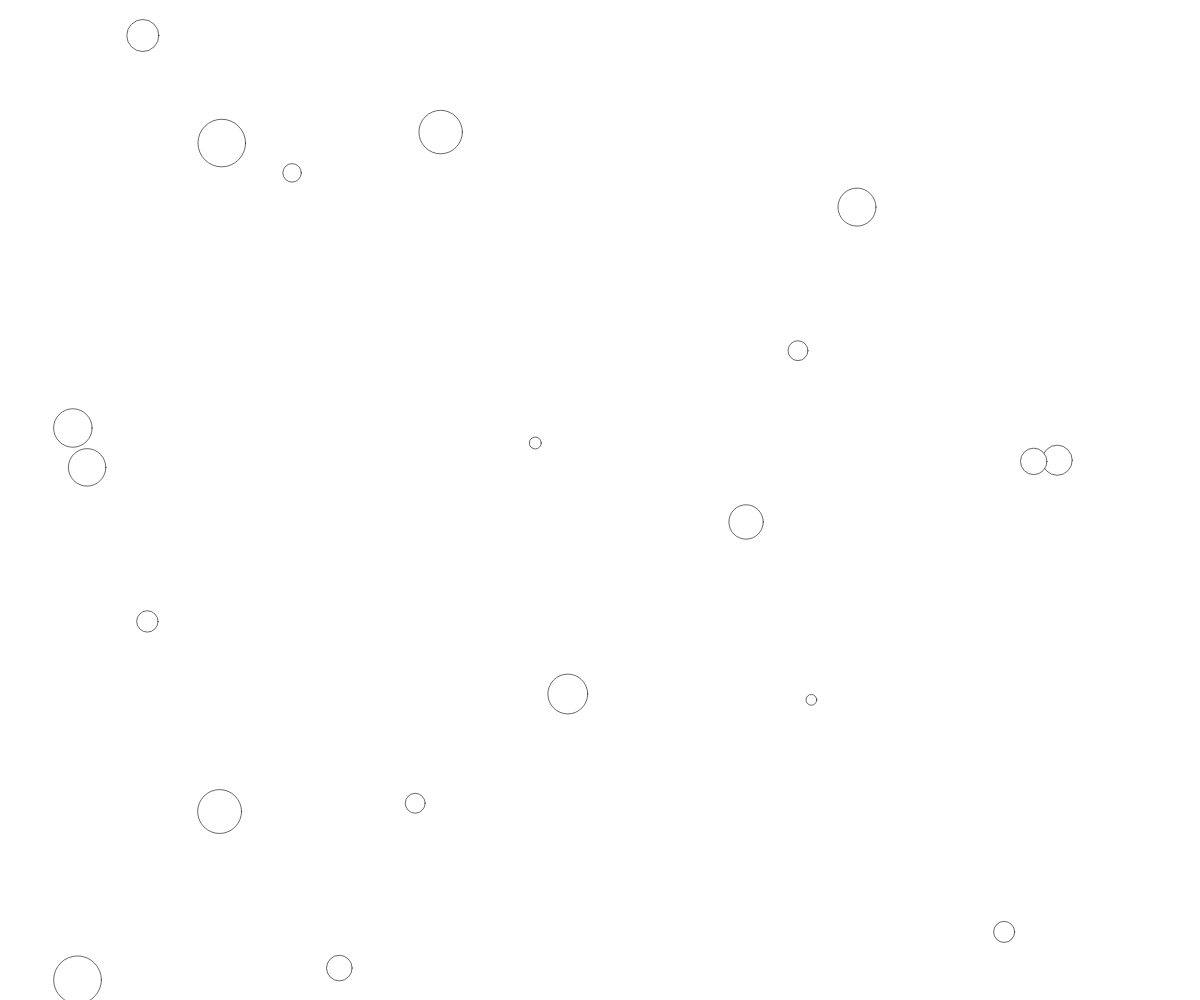
Frame 1 (no input)
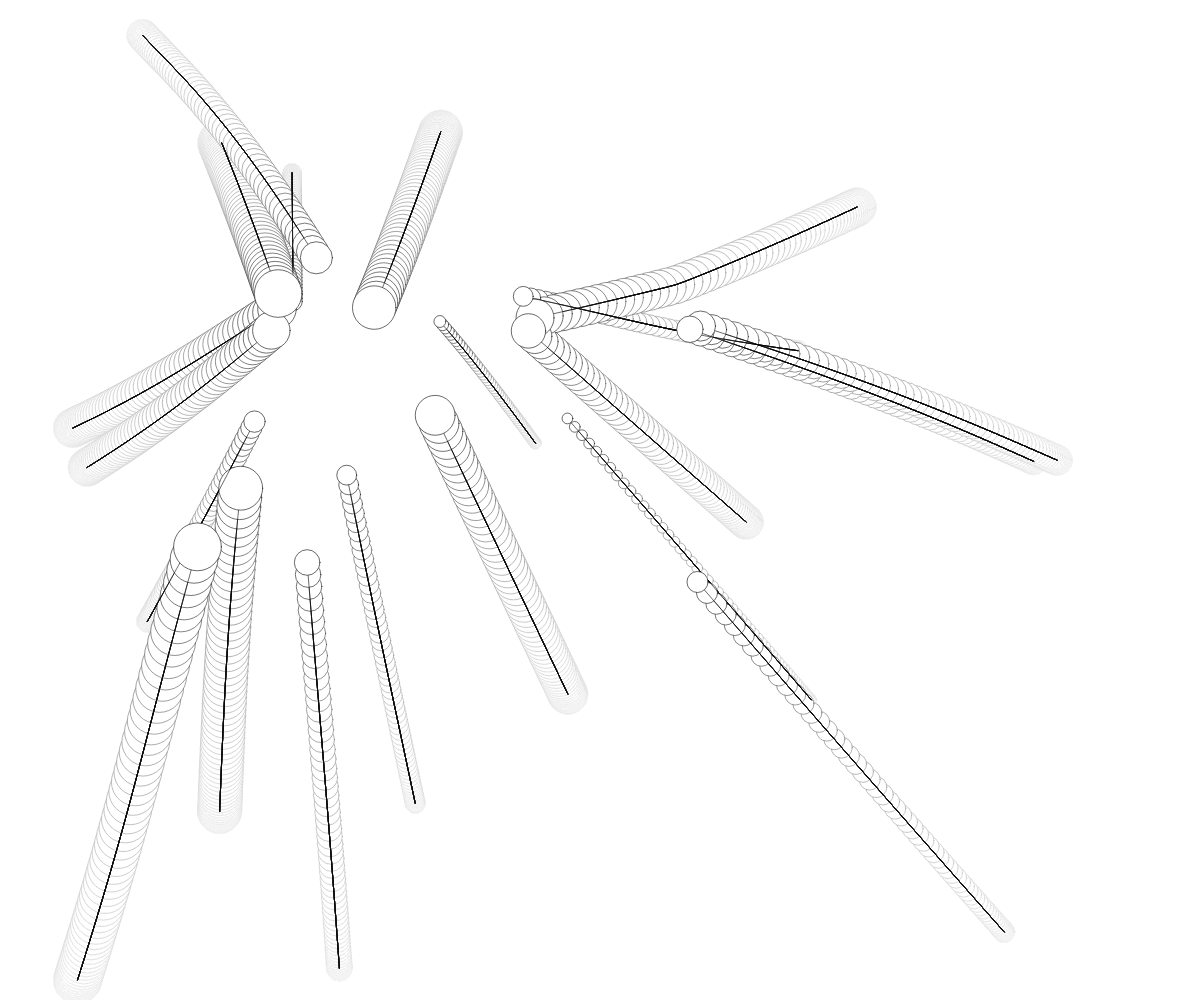
Frame 60 (no input)
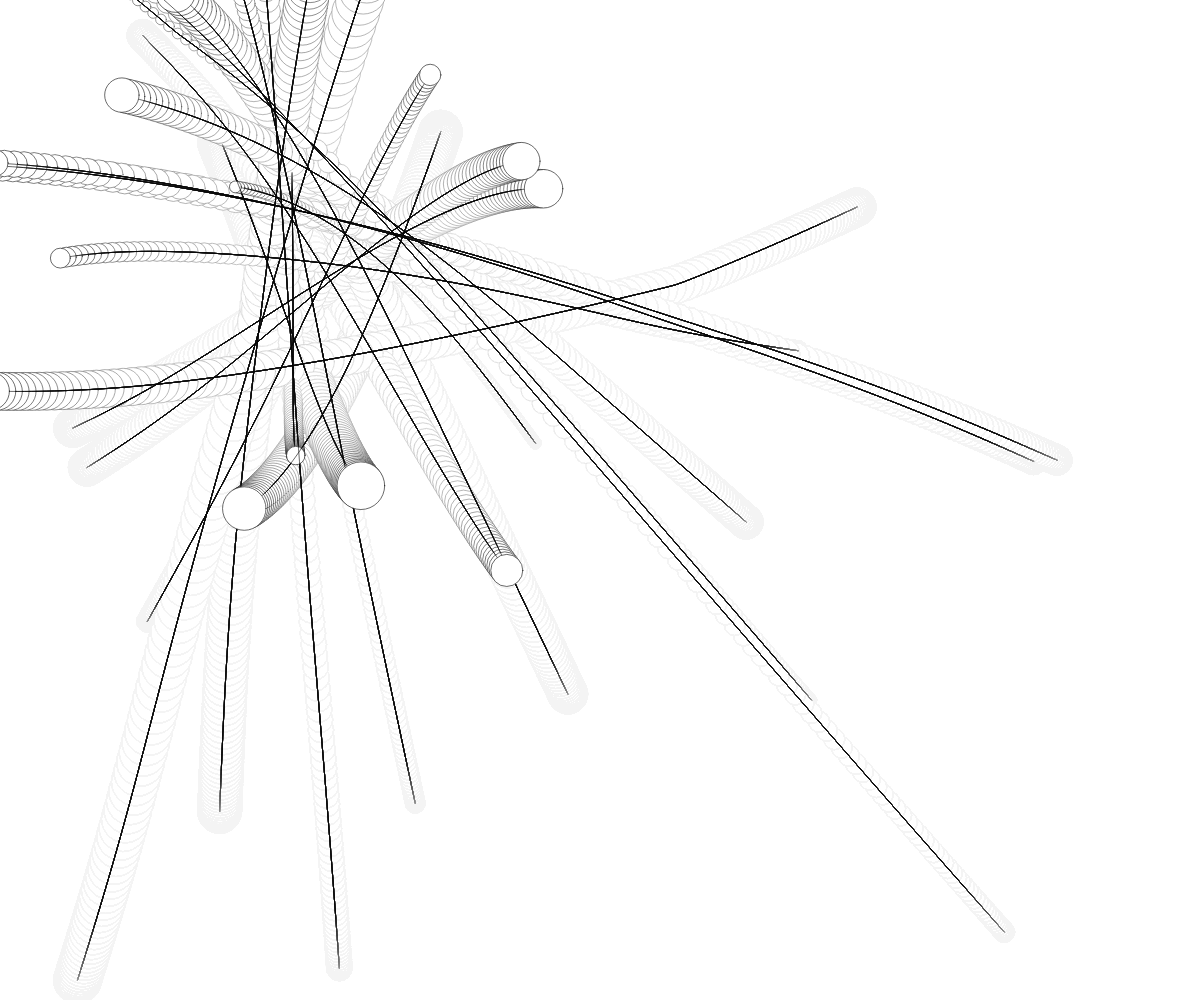
Frame 120 (the mouse pressed at the canvas centre since frame 60)

The p5.js sketch that drew these frames (run headless with seeded random() and noise() and a simulated clock; from frame 60 on, the mouse is pressed at the canvas centre):

// p5.js sketch
// ── sketch.js
let movers = [];
let attractors = [];

let G = 1.0;

function setup() {
  createCanvas(windowWidth, windowHeight);
  background(255); // Conserver les traces

  // Créer plusieurs Movers
  for (let i = 0; i < 20; i++) {
    movers.push(new Mover(random(width), random(height), random(0.5, 3)));
  }

  // Créer plusieurs Attractors
  for (let i = 0; i < 5; i++) {
    attractors.push(
      new Attractor(random(width), random(height), random(20, 50))
    );
  }
}

function draw() {
  noStroke();
  fill(255, 10);
  rect(0, 0, width, height);

  for (let mover of movers) {
    for (let attractor of attractors) {
      let force = attractor.attract(mover);
      mover.applyForce(force);
    }
    mover.update();
    mover.show();
  }
}

// ── attractor.js
// The Nature of Code
// Daniel Shiffman
// http://natureofcode.com

// An object for a draggable attractive body in our world

class Attractor {
  constructor(x, y, m) {
    this.position = createVector(x, y);
    this.mass = m;
  }

  attract(mover) {
    // Calculate direction of force
    let force = p5.Vector.sub(this.position, mover.position);
    // Distance between objects
    let distance = force.mag();
    // Limiting the distance to eliminate "extreme" results for very close or very far objects
    distance = constrain(distance, 5, 25);

    // Calculate gravitional force magnitude
    let strength = (this.mass * mover.mass) / (distance * distance);
    // Get force vector --> magnitude * direction
    force.setMag(strength);
    return force;
  }
}

// ── mover.js
class Mover {
  constructor(x, y, m) {
    this.mass = m;
    this.radius = this.mass * 8;
    this.position = createVector(x, y);
    this.velocity = createVector(0, 0); // On démarre avec une vitesse horizontale
    this.acceleration = createVector(0, 0);
    this.trail = [];
  }

  applyForce(force) {
    let f = p5.Vector.div(force, this.mass);
    this.acceleration.add(f);
  }

  update() {
    this.velocity.add(this.acceleration);
    this.position.add(this.velocity);
    this.acceleration.mult(0);

    this.trail.push(this.position.copy());
    if (this.trail.length > 100) {
      this.trail.shift();
    }
  }

  show() {
    noFill();
    stroke(0, 150);
    beginShape();
    for (let pos of this.trail) {
      vertex(pos.x, pos.y);
    }
    endShape();
    
    fill(255);
    circle(this.position.x, this.position.y, this.radius * 2);
  }
}
